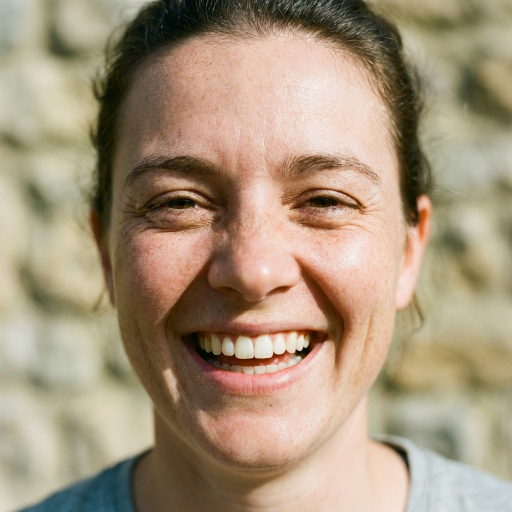
#> input picture test_face.png, 1024 x 1024 px (shown at 1/2 size)
$ jupyter execute --allow-errors demo.ipynb
#> lines starting #> are read from the running program, lines starting #| are printed output that depends on the picture
#> further down, frame is the input picture: shape (1024, 1024, 3); mean B, G, R 123.1, 147.7, 166.1
### src/face_detector.py
import cv2
import os
from .config import CASCADE_FILENAME

class FaceDetector:
    def __init__(self, cascade_path=None):
        if cascade_path is None:
            # Try to load from cv2 data
            cascade_path = os.path.join(cv2.data.haarcascades, CASCADE_FILENAME)

        if not os.path.exists(cascade_path):
             # Fallback to local file if it exists, or raise warning
             if os.path.exists(CASCADE_FILENAME):
                 cascade_path = CASCADE_FILENAME
             else:
                 print(f"Warning: Haar Cascade not found at {cascade_path}")

        self.detector = cv2.CascadeClassifier(cascade_path)

    def detect_faces(self, image):
        """
        Detects faces in an image.
        Returns a list of tuples (x, y, w, h).
        """
        gray = cv2.cvtColor(image, cv2.COLOR_BGR2GRAY)
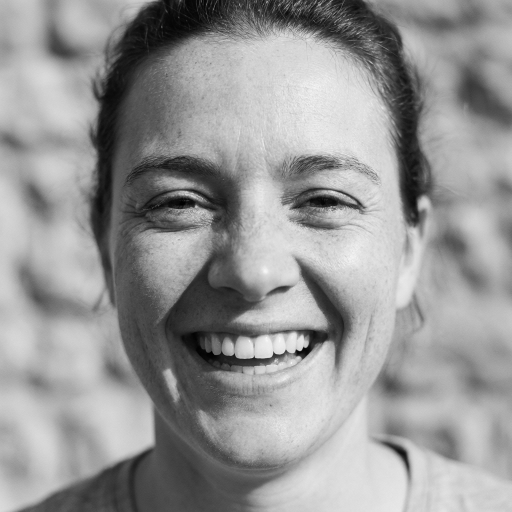
#> gray: shape (1024, 1024) (shown at 1/2 size); min 0, max 252, mean 150.4
        # ScaleFactor=1.1, minNeighbors=5, minSize=(30, 30) for standard face detection
        rects = self.detector.detectMultiScale(gray, scaleFactor=1.1, minNeighbors=5, minSize=(30, 30))
#> rects = [[150, 102, 726, 726]]
        return rects

### main.py
import cv2
import argparse
import numpy as np
import tensorflow as tf
import os
from src.face_detector import FaceDetector
from src.model import build_model
from src.preprocessing import prepare_for_inference
from src.video_stream import VideoStream
from src.config import EMOTIONS, DEFAULT_MODEL_PATH

def load_emotion_model(model_path):
    if not os.path.exists(model_path):
        print(f"Error: Model not found at {model_path}")
        print("Please train the model first using train.py or provide a valid path.")

        # Determine if we should build a dummy model for code verification
        # If the user just wants to verify the pipeline (as per plan), we can return an uninitialized model
        # BUT this will give garbage predictions.
        print("Building uninitialized model for demonstration/verification purposes...")
        return build_model()

    try:
        model = tf.keras.models.load_model(model_path)
        return model
    except Exception as e:
        print(f"Error loading model: {e}")
        return None

# [98 lines left out: functions draw_results, run_webcam, run_image, run_image, not called in this run]

# [21 lines that do not run on import are left out]

### demo.ipynb
# Face Expression Recognition Demo

This notebook demonstrates how to download the dataset, train the model, and run inference.

[cell 1]
# Google Colab Setup
try:
    import google.colab
    IN_COLAB = True
except ImportError:
    IN_COLAB = False

if IN_COLAB:
    import os
    print("Running in Google Colab. Setting up environment...")

    # Clone the repository if it doesn't exist
    if not os.path.exists('face-expression-gecognition'):
        !git clone https://github.com/Ranjeet-220/face-expression-gecognition.git

    # Change working directory to the repository
    if os.path.exists('face-expression-gecognition'):
        os.chdir('face-expression-gecognition')
        print("Changed working directory to repository.")

    # Install requirements
    !pip install -r requirements.txt
    print("Environment setup complete!")

[cell 2]
import cv2
import matplotlib.pyplot as plt
import os
import sys
import kagglehub

# Debug: Print current directory
print(f"Current working directory: {os.getcwd()}")
# Check if we are in the correct Place
if 'src' in os.listdir(os.getcwd()):
    print("Found 'src' directory. Imports should work.")
else:
    print("WARNING: 'src' directory not found in current path.")
    print("Directory contents:", os.listdir(os.getcwd()))

# Add current directory to path if not present
if os.getcwd() not in sys.path:
    sys.path.append(os.getcwd())
    print("Added current directory to sys.path")

from src.face_detector import FaceDetector
from main import load_emotion_model, draw_results
from src.config import DEFAULT_MODEL_PATH
from train import train

# Function to display image in notebook
def show_image(img, title="Image"):
    plt.figure(figsize=(10, 8))
    plt.imshow(cv2.cvtColor(img, cv2.COLOR_BGR2RGB))
    plt.title(title)
    plt.axis('off')
    plt.show()

## 1. Download Dataset
Download the Face Expression Recognition dataset using kagglehub.

#> (a cell that did not finish here is left out)

## 2. Train Model
Train the model using the downloaded dataset. This might take a while!

[cell 4]
# Set small epochs for demonstration, increase for better results
EPOCHS = 5
BATCH_SIZE = 32

print("Starting training...")
try:
    train(data_dir=data_path, epochs=EPOCHS, batch_size=BATCH_SIZE)
    print("Training completed!")
except Exception as e:
    print(f"An error occurred during training: {e}")

## 3. Load Model

[cell 5]
model_path = DEFAULT_MODEL_PATH
# Reload the model in case it was just trained
#> (the rest of this cell did not finish here and is left out)

## 4. Run Inference on Test Image

[cell 6]
image_path = "test_face.png"
detector = FaceDetector()

#> (the rest of this cell did not finish here and is left out)
